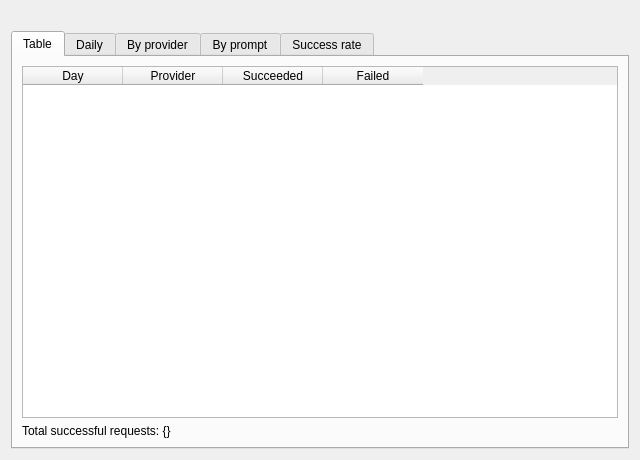
<?xml version="1.0" encoding="UTF-8"?>
<ui version="4.0">
 <class>UsageDialog</class>
 <widget class="QDialog" name="UsageDialog">
  <property name="geometry"><rect><x>0</x><y>0</y><width>640</width><height>460</height></rect></property>
  <property name="windowTitle"><string>AI Usage Report</string></property>
  <layout class="QVBoxLayout" name="verticalLayout">
   <item><widget class="QLabel" name="message"><property name="visible"><bool>false</bool></property></widget></item>
   <item>
    <widget class="QTabWidget" name="tabs">
     <widget class="QWidget" name="tab_table">
      <attribute name="title"><string>Table</string></attribute>
      <layout class="QVBoxLayout" name="table_layout">
       <item>
        <widget class="QTableWidget" name="table">
         <property name="editTriggers"><set>QAbstractItemView::NoEditTriggers</set></property>
         <column><property name="text"><string>Day</string></property></column>
         <column><property name="text"><string>Provider</string></property></column>
         <column><property name="text"><string>Succeeded</string></property></column>
         <column><property name="text"><string>Failed</string></property></column>
        </widget>
       </item>
       <item><widget class="QLabel" name="total"><property name="text"><string>Total successful requests: {}</string></property></widget></item>
      </layout>
     </widget>
     <widget class="QWidget" name="tab_daily">
      <attribute name="title"><string>Daily</string></attribute>
      <layout class="QVBoxLayout" name="daily_layout"/>
     </widget>
     <widget class="QWidget" name="tab_provider">
      <attribute name="title"><string>By provider</string></attribute>
      <layout class="QVBoxLayout" name="provider_layout"/>
     </widget>
     <widget class="QWidget" name="tab_prompt">
      <attribute name="title"><string>By prompt</string></attribute>
      <layout class="QVBoxLayout" name="prompt_layout"/>
     </widget>
     <widget class="QWidget" name="tab_rate">
      <attribute name="title"><string>Success rate</string></attribute>
      <layout class="QVBoxLayout" name="rate_layout"/>
     </widget>
    </widget>
   </item>
  </layout>
 </widget>
</ui>
